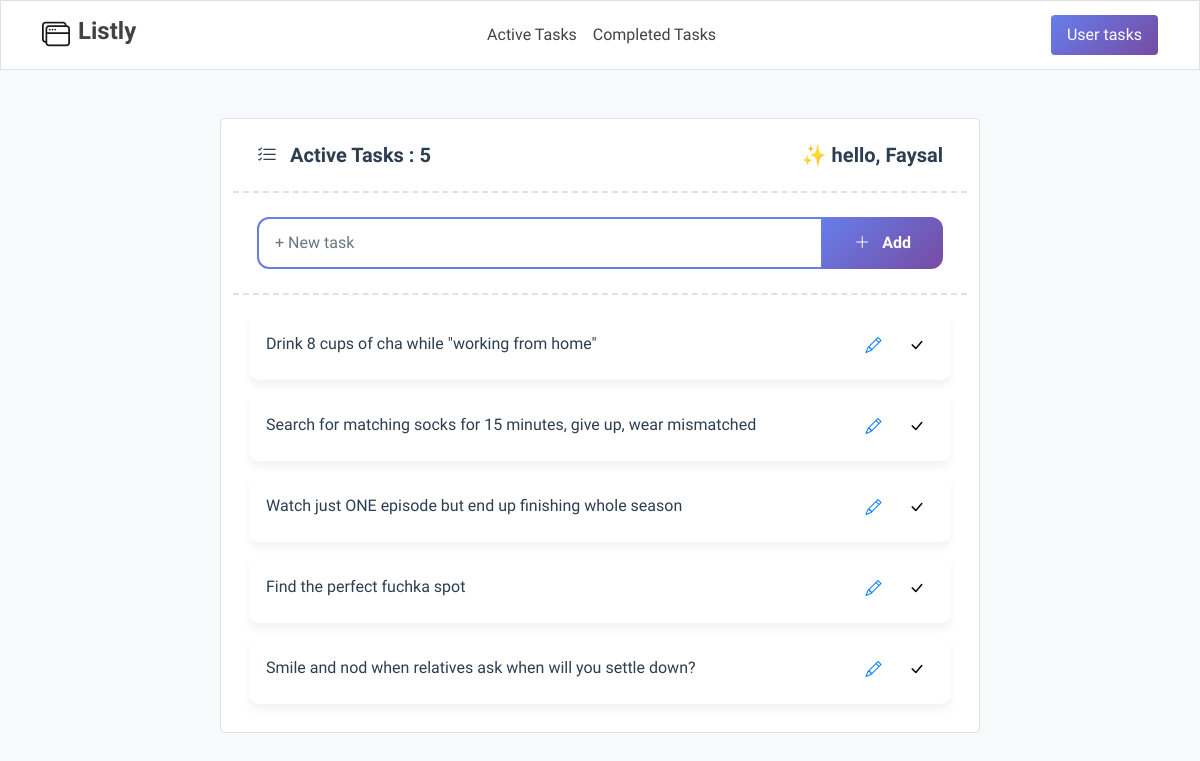
/active_task/ (signed in), run on the app's committed database.
### listly_app/models.py (models this page shows, shortened)
class listly_user(models.Model):
    user_name = models.CharField(max_length=50)
    def __str__(self):
        return self.user_name
    class Meta :
        verbose_name = "user"
        verbose_name_plural = "users"

class task(models.Model):
    description = models.CharField(max_length=200)
    completed = models.BooleanField()
    created_at = models.DateTimeField(auto_now_add=True)
    updated_at = models.DateTimeField(auto_now=True)
    username = models.ForeignKey(
        listly_user, related_name="userTasks", on_delete=models.CASCADE
    )

### listly_app/views.py (the view, shortened to what this page needs)
# urls.py: path("active_task/", listly, name="active_task"),
def listly(request):
    userName = listly_user.objects.get(user_name=request.session["user_name"])
    data = task.objects.filter(completed=False, username=userName).order_by(
        "-created_at"
    )
    return render(
        request,
        "listly.html",
        {"data": data, "addTask": newTask(), "userName": userName},
    )

### listly_app/forms.py
class newTask(forms.Form):
    description = forms.CharField(
        max_length=200,
        required=True,
        widget=forms.TextInput(
            attrs={
                "class": "form-control",
                "placeholder": "+ New task",
                "required": "required",
            }
        ),
    )

### listly_app/templates/listly.html (shortened to what this page needs)
{% extends 'global.html' %}
{% load static %}
{% block styles %}
  <link rel="stylesheet" href="{% static 'css/listly.css' %}" />
{% endblock %}
{% block content %}
  <div class="todo-container my-5">
    <div class="container">
      <div class="row">
        <div class="col-12">
          <div class="todo-panel">
            <div class="row">
              <div class="col-md-8 border bg-white mx-auto panel-left rounded">
                <div class="panel-header d-flex justify-content-between align-items-center">
                  <h3 class="fs-5">
                    <i class="bi bi-list-check mt-3 me-2"></i>
                    Active Tasks{% if data %}
                      : {{ data|length }}
                    {% endif %}
                  </h3>
                  <h3 class="fs-5">✨ hello, {{userName|title}} </h3>
                </div>
                <div class="add-form" id="addForm">
                  <form action="{% if edit_task %}
                      {% url 'edit_task' edit_task.pk %}
                    {% else %}
                      {% url 'active_task' %}
                    {% endif %}"
                    method="POST">
                    <div class="input-group">
                      {{ addTask.description }}
                      <button class="btn btn-primary" type="submit">
                        <i class="bi bi-plus-lg me-2"></i>
                        {% if edit_task %}
                          Update
                        {% else %}
                          Add
                        {% endif %}
                      </button>
                    </div>
                  </form>
                </div>
                <div class="todo-list bg-white">
                  {% if data %}
                    {% for ele in data %}
                      <div class="todo-item">
                        <div class="d-flex align-items-center flex-grow-1">
                          <div class="todo-content">
                            <div class="todo-text">{{ ele.description }}</div>
                          </div>
                        </div>
                        <div class="todo-actions">
                          <button class="action-btn edit" title="Edit"><a href="{% url 'edit_task' ele.pk %}"><i class="bi bi-pencil"></i></a></button>
                          <button class="action-btn complete" title="Mark Complete"><a href="{% url 'mark_as_complete' ele.pk %}"><i class="bi bi-check-lg"></i></a></button>
                        </div>
                      </div>
                    {% endfor %}
                  {% endif %}
                </div>
              </div>
            </div>
          </div>
        </div>
      </div>
    </div>
  </div>
{% endblock %}

### templates/global.html (shortened to what this page needs)
{% load static %}
<!DOCTYPE html>
<html lang="en">
  <head>
    <link href="https://cdn.jsdelivr.net/npm/bootstrap@5.0.2/dist/css/bootstrap.min.css" rel="stylesheet" />
    <link rel="stylesheet" href="{% static 'css/global.css' %}" />
    <link rel="stylesheet" href="https://cdn.jsdelivr.net/npm/bootstrap-icons@1.11.3/font/bootstrap-icons.min.css" />
    {% block styles %}
    {% endblock %}
  </head>
  <body>
    <nav class="navbar navbar-expand-lg navbar-light bg-white py-2 border border-end">
      <div class="container d-flex align-items-center">
        <a class="navbar-brand d-flex align-items-center align-content-center" href="{% url "welcome" %}">
          <i class="bi bi-window-stack fs-3 me-2"></i>
          <h1 class="fw-bold fs-4" style="color: #2c3e50">Listly</h1>
        </a>
        <div class="collapse navbar-collapse" id="mainNavbar">
          {% if request.session.user_name %}
          <ul class="navbar-nav mx-auto mb-2 mb-lg-0 text-center">
            <li class="nav-item">
              <a class="nav-link" href="{% url "active_task" %}">Active Tasks</a>
            </li>
            <li class="nav-item">
              <a class="nav-link" href="{% url "completed_task" %}">Completed Tasks</a>
            </li>
          </ul>
          {% endif %}
        </div>
        <div class="ms-auto d-none d-lg-flex">
          <button class="btn text-white px-3 py-2 fs-6" style="background-image: linear-gradient(135deg, #667eea 0%, #764ba2 100%); border: none;"><a class="text-white text-decoration-none" href="{% url "user_lists" %}">User tasks</a></button>
        </div>
      </div>
    </nav>
    {% block content %}
    {% endblock %}
  </body>
</html>

### static/css/global.css (style rules this page uses)
* { padding: 0; margin: 0; font-family: "Maven Pro", sans-serif; }
h1 { color: #424242 !important; }
body { background-color: #f8f9fa !important; }
.navbar .nav-link { padding: 8px 12px; border-radius: 6px; transition: background-color .15s ease, color .15s ease, transform .08s ease; font-weight: 500; color: #424242 !important; text-transform: capitalize; cursor: pointer; }

### listly_app/static/css/listly.css (style rules this page uses)
* { padding: 0; margin: 0; }
.todo-container { overflow: hidden; }
.panel-left { background: #f8f9fa; }
.panel-header { padding: 1.5rem; border-bottom: 2px dashed #dee2e6; background: white; }
.panel-header h3 { margin: 0; font-weight: 600; color: #2c3e50; }
.add-form { border-bottom: 2px dashed #dee2e6; }
.todo-list { padding: 1rem; }
.todo-item { background: white; border-radius: 10px; padding: 1rem; margin-bottom: 0.75rem; box-shadow: 0 6px 8px rgba(0, 0, 0, 0.05); display: flex; gap: 5px; align-items: center; justify-content: space-between; transition: all 0.3s ease; border: 1px solid transparent; }
.todo-content { flex: 1; }
.todo-text { font-size: 1rem; font-weight: 500; margin-bottom: 0.25rem; color: #2c3e50; }
.todo-actions { display: flex; gap: 0.5rem; }
.action-btn.edit { color: #007bff; }
.action-btn { width: 35px; height: 35px; border-radius: 8px; border: none; display: flex; align-items: center; justify-content: center; cursor: pointer; transition: all 0.2s ease; background: transparent; padding: 0; }
.action-btn a { width: 100%; height: 100%; display: flex; align-items: center; justify-content: center; color: currentColor; text-decoration: none; }
.add-form { padding: 1.5rem; background: white; }
.add-form input { border: 2px solid #667eea; border-radius: 12px; padding: 0.75rem 1rem; font-size: 1rem; transition: all 0.3s ease; }
.add-form button { background: linear-gradient(135deg, #667eea 0%, #764ba2 100%); border: none; border-radius: 12px; padding: 0.75rem 2rem; font-weight: 600; transition: all 0.3s ease; }

### data on the page
listly_user: user_name "Faysal"
task: description "Drink 8 cups of cha while \"working from home\""
task: description "Search for matching socks for 15 minutes, give up, wear mismatched"
task: description "Watch just ONE episode but end up finishing whole season"
task: description "Find the perfect fuchka spot"
task: description "Smile and nod when relatives ask when will you settle down?"

### other printed values
{{ data|length }} "5"
